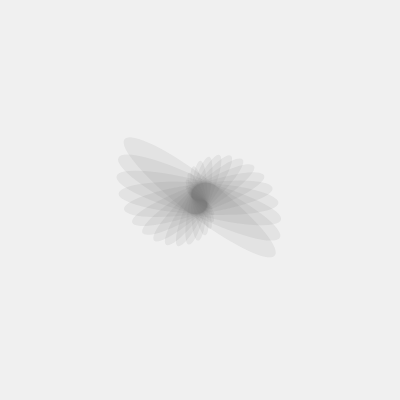
Frame 1 (no input)
Frame 60 (no input): identical to frame 1, image omitted
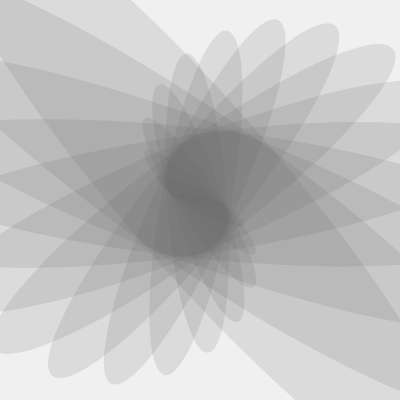
Frame 120 (the mouse pressed at the canvas centre since frame 60)

The p5.js sketch that drew these frames (run headless with seeded random() and noise() and a simulated clock; from frame 60 on, the mouse is pressed at the canvas centre):

// p5.js sketch
// ── sketch.js
var r,s,e,c, o
function setup() {
	createCanvas(400, 400);
	r = 5;
	s = 10;
	e = 1;
	c = 20
	o = 25
}

function draw(){
	background(240);
	fill(100, o);
	noStroke()
	//stroke(0, 160);
	
	translate(width/2, height/2);
	
	for (var i=0; i < c; i++) {
		push();
		rotate(i / r);
		scale(i / s);
		ellipse(e, e, 100,20);
		pop();
	}
}

function mousePressed(){
	r = round(random(5));
	s = round(random(10));
	e = round(random(1));
	c = round(random(50))
	o = round(random(50))
}
